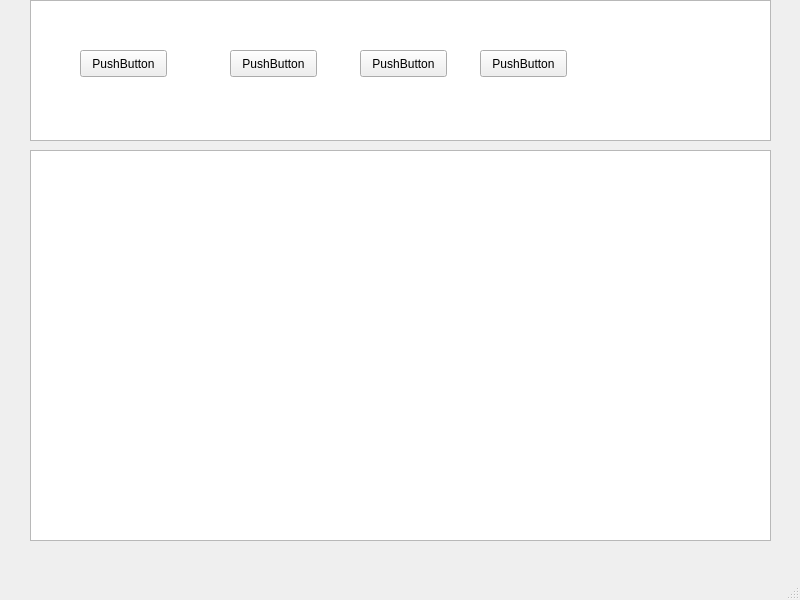
<?xml version="1.0" encoding="UTF-8"?>
<ui version="4.0">
 <class>MainWindow</class>
 <widget class="QMainWindow" name="MainWindow">
  <property name="geometry">
   <rect>
    <x>0</x>
    <y>0</y>
    <width>800</width>
    <height>600</height>
   </rect>
  </property>
  <property name="windowTitle">
   <string>MainWindow</string>
  </property>
  <widget class="QWidget" name="centralwidget">
   <widget class="QListView" name="listView">
    <property name="geometry">
     <rect>
      <x>30</x>
      <y>0</y>
      <width>741</width>
      <height>141</height>
     </rect>
    </property>
   </widget>
   <widget class="QPushButton" name="pushButton">
    <property name="geometry">
     <rect>
      <x>80</x>
      <y>50</y>
      <width>87</width>
      <height>27</height>
     </rect>
    </property>
    <property name="text">
     <string>PushButton</string>
    </property>
   </widget>
   <widget class="QPushButton" name="pushButton_2">
    <property name="geometry">
     <rect>
      <x>230</x>
      <y>50</y>
      <width>87</width>
      <height>27</height>
     </rect>
    </property>
    <property name="text">
     <string>PushButton</string>
    </property>
   </widget>
   <widget class="QPushButton" name="pushButton_3">
    <property name="geometry">
     <rect>
      <x>360</x>
      <y>50</y>
      <width>87</width>
      <height>27</height>
     </rect>
    </property>
    <property name="text">
     <string>PushButton</string>
    </property>
   </widget>
   <widget class="QPushButton" name="pushButton_4">
    <property name="geometry">
     <rect>
      <x>480</x>
      <y>50</y>
      <width>87</width>
      <height>27</height>
     </rect>
    </property>
    <property name="text">
     <string>PushButton</string>
    </property>
   </widget>
   <widget class="QColumnView" name="columnView">
    <property name="geometry">
     <rect>
      <x>30</x>
      <y>150</y>
      <width>741</width>
      <height>391</height>
     </rect>
    </property>
   </widget>
  </widget>
  <widget class="QMenuBar" name="menubar">
   <property name="geometry">
    <rect>
     <x>0</x>
     <y>0</y>
     <width>800</width>
     <height>24</height>
    </rect>
   </property>
  </widget>
  <widget class="QStatusBar" name="statusbar"/>
 </widget>
 <resources/>
 <connections/>
</ui>
